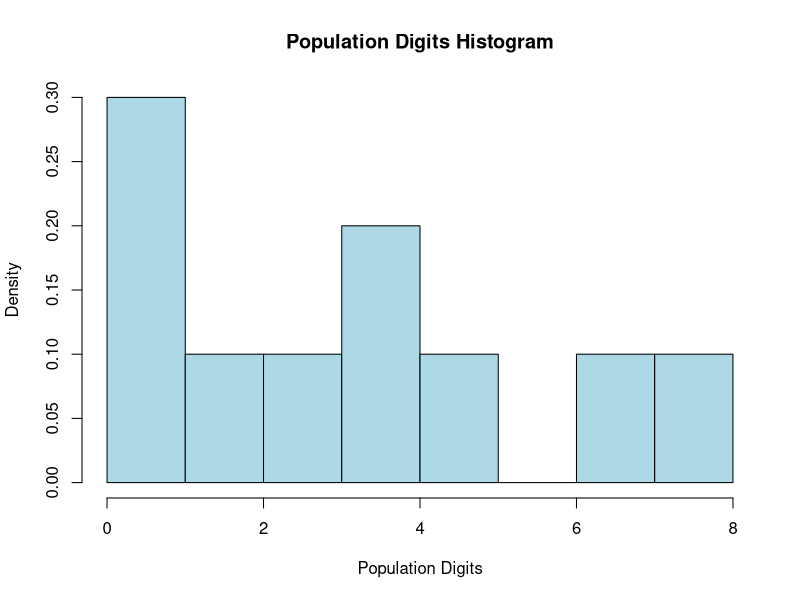
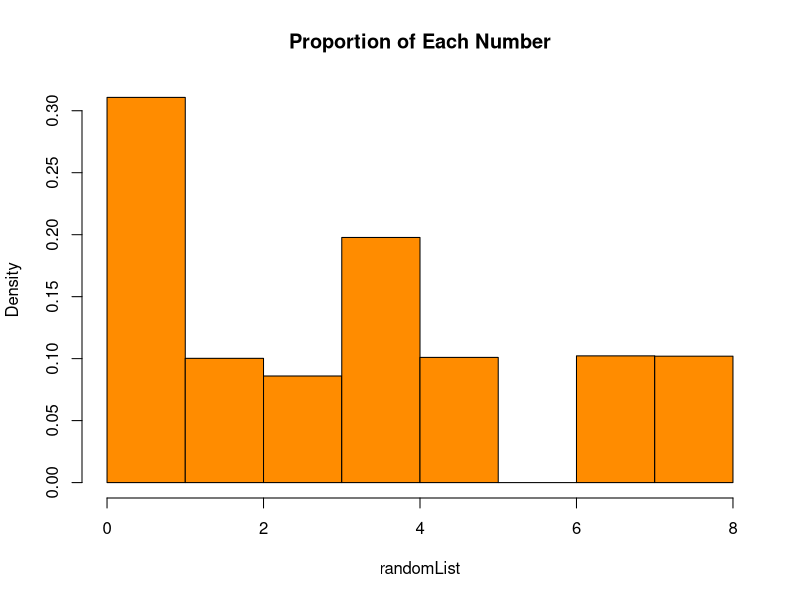
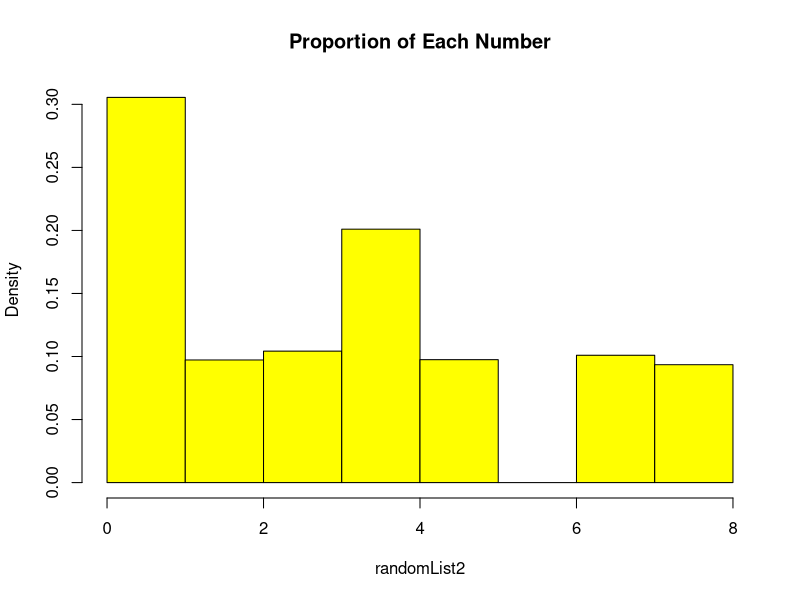

Recreate these plots in R, in order.
## ---- chunk 1
knitr::opts_chunk$set(echo = TRUE)
## ---- chunk 2
population <- c(1, 0, 0, 4, 0, 6, 7, 3, 3, 2)
## ---- chunk 3
# Generate a histogram to visually discribe the population digits.
hist(population, main = "Population Digits Histogram",
     breaks = c(0,1,2,3,4,5,6,7,8), xlim = range(0:8),
     xlab = "Population Digits",col = "lightblue",
     freq = FALSE, right = F)
## ---- chunk 4
# Find the proportion of 0's and 1's.
countZero = 0
countOne = 0
N = length(population)
for(each in population)
{
  if (each == 0) {countZero = countZero + 1
} else if (each == 1) {countOne = countOne + 1}
}
propZero = countZero/N
propOne = countOne/N

cat("The proportion of 0 is:",propZero)
cat("The proportion of 1 is:", propOne)
## ---- chunk 5
# Draw a random sample of 4 digits with replacement.
set.seed(1)
rdmSpl = sample(population, size = 4, replace = T)
countOne2 = 0
for (element in rdmSpl) {
  if (element == 1) {countOne2 = countOne2 + 1}
}
propOne2 = countOne2/length(rdmSpl)

cat("Random sample of 4 digits with replacement:", rdmSpl)
cat("Proportion of 1 is:", propOne2)
## ---- chunk 6
# Generate 1000 random samples of 4 digits with replacement.
set.seed(2)
i = 0
randomList = NULL
repeat{
  rdmSpl2 = sample(population, size = 4, replace = T)
  randomList = c(randomList,rdmSpl2)
  i = i + 1
  if (i == 1000){
    break
  }
}

# Plot the sample proportion of 1's using a histogram.
hist(randomList, main = "Proportion of Each Number", xlim = c(0,8),
     col = "darkorange", freq = FALSE, right = F,
     breaks = c(0,1,2,3,4,5,6,7,8))
## ---- chunk 7
# Draw a random sample of 4 digits without replacement.
set.seed(6)
rdmSplx = sample(population, size = 4, replace = F)
countOnex = 0
for (element in rdmSplx) {
  if (element == 1) {countOnex = countOnex + 1}
}
propOnex = countOnex/length(rdmSplx)

cat("Random sample of 4 digits with replacement:", rdmSplx)
cat("Proportion of 1 is:", propOnex)
## ---- chunk 8
# Generate 1000 random samples of 4 digits without replacement.
set.seed(3)
i = 0
randomList2 = NULL
repeat{
  rdmSpl3 = sample(population, size = 4, replace = F)
  randomList2 = c(randomList2, rdmSpl3)
  i = i + 1
  if (i == 1000){
    break
  }
}

# Plot the sample proportion of 1's using a histogram.
hist(randomList2, main = "Proportion of Each Number", xlim = c(0,8),
     col = "yellow", freq = FALSE, breaks = c(0,1,2,3,4,5,6,7,8),
     right = F)
